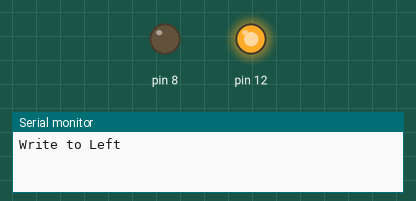
Simulated run of this sketch. Board: Arduino Uno, built with avr-gcc and run on an emulated ATmega328P. Parts: output pins drawn as LEDs (lit = HIGH), the last lines printed to the serial monitor.

Above: at 2.5 s.
At 12.5 s:
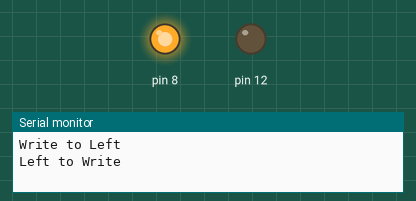
At 17.5 s:
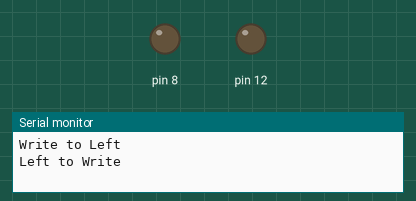
Timing chart, 0 to 26.0 s (numbered marks = the images above):
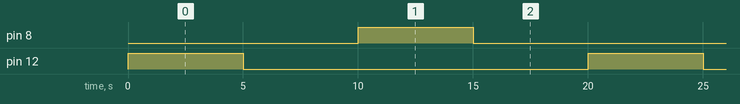

Measured:
- by itself, pin 8, pin 12: alternates HIGH for 5.0 s and LOW for 15.0 s
- by itself, everything shown: repeats every 20.0 s, in 4 steps

The sketch:

Motor_Direction_Control.ino
```cpp
void setup() {
  pinMode(8,OUTPUT);
  pinMode(12,OUTPUT);
  Serial.begin(9600);
}

void loop() {
  digitalWrite(8,LOW);
  digitalWrite(12,HIGH);
  Serial.println("Write to Left");

  delay(5000);
  digitalWrite(12,LOW);
  delay(5000);

  digitalWrite(8,HIGH);
  digitalWrite(12,LOW);
   Serial.println("Left to Write");

  delay(5000);
  digitalWrite(8,LOW);
  delay(5000);

}
```
